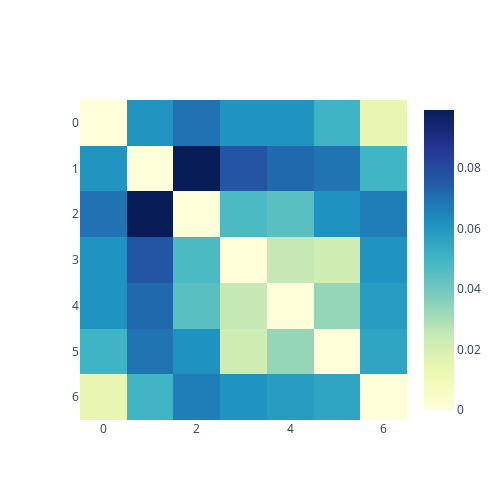

Here is the notebook cell this chart was saved with:
### Code cell
c = ClusteringSeq([smc.cluster_cons(cluster_id) for cluster_id in np.unique(smc.assignments)], revcomp=False)
c.calc_dist_mat()
c.plot_dist_mat(variable_scale=True)

### Figure 1 — Plotly figure (JSON) as saved in the notebook; plotly's stock layout.template omitted (floating-point values rounded to 4 significant figures)
{"data": [{"colorscale": [[0, "rgb(255,255,217)"], [0.125, "rgb(237,248,177)"], [0.25, "rgb(199,233,180)"], [0.375, "rgb(127,205,187)"], [0.5, "rgb(65,182,196)"], [0.625, "rgb(29,145,192)"], [0.75, "rgb(34,94,168)"], [0.875, "rgb(37,52,148)"], [1, "rgb(8,29,88)"]], "showscale": true, "type": "heatmap", "z": [[0, 0.06077, 0.06944, 0.06111, 0.06111, 0.05014, 0.01397], [0.06077, 0, 0.09917, 0.07713, 0.07163, 0.06906, 0.04986], [0.06944, 0.09917, 0, 0.04749, 0.04482, 0.06128, 0.06667], [0.06111, 0.07713, 0.04749, 0, 0.02514, 0.02228, 0.06111], [0.06111, 0.07163, 0.04482, 0.02514, 0, 0.03343, 0.05833], [0.05014, 0.06906, 0.06128, 0.02228, 0.03343, 0, 0.05571], [0.01397, 0.04986, 0.06667, 0.06111, 0.05833, 0.05571, 0]]}], "layout": {"height": 500, "hovermode": "closest", "width": 500, "xaxis": {"showgrid": true}, "yaxis": {"autorange": "reversed", "showgrid": true}}}
